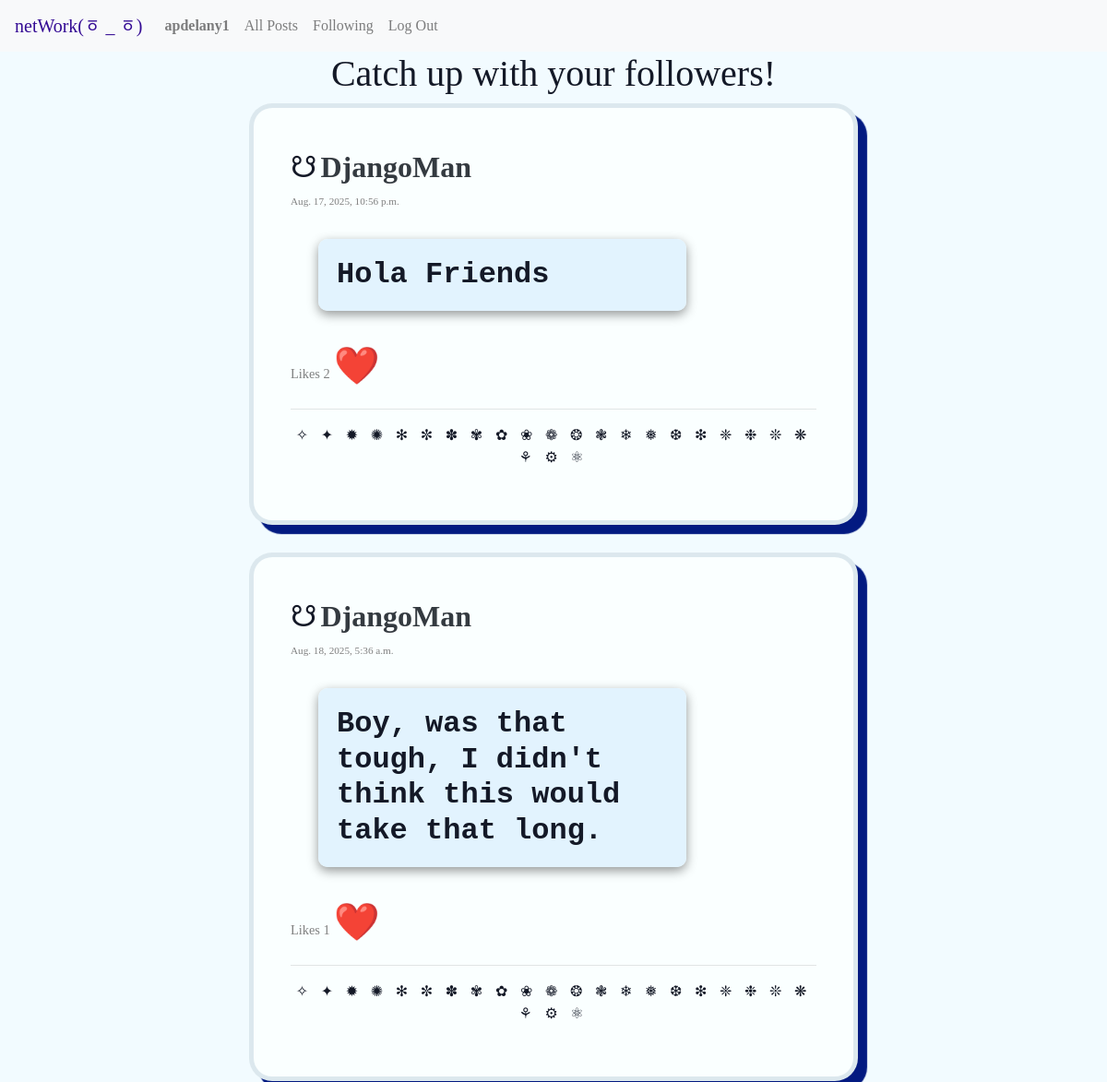
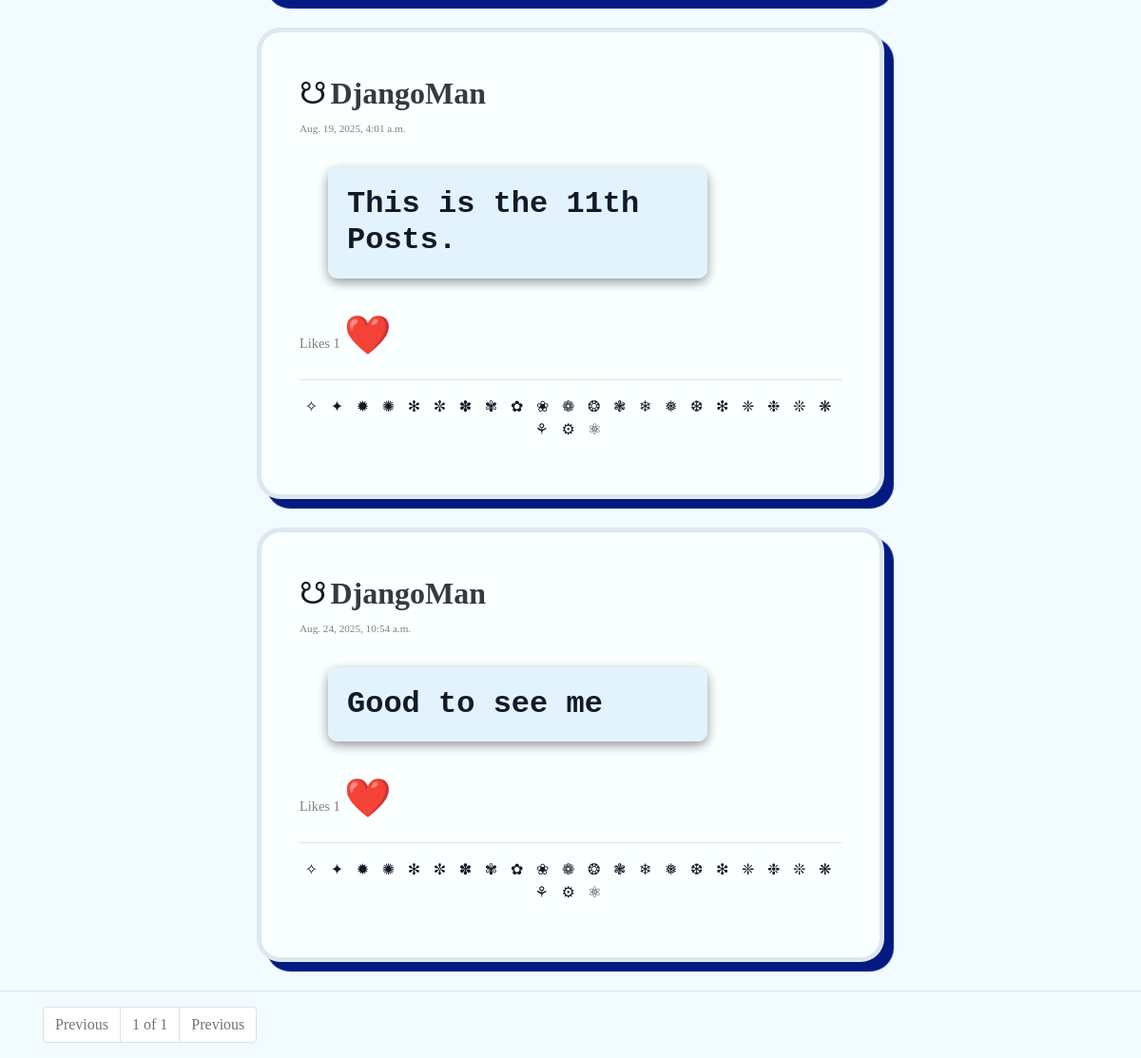
Page /following (signed in) on the committed database (2 pictures, top to bottom).
### network/models.py (models this page shows, shortened)
class User(AbstractUser):
    pass

class Posts(models.Model):
    owner = models.ForeignKey(User, on_delete=models.CASCADE, related_name="posts")
    text = models.TextField(max_length=200)
    created = models.DateTimeField(auto_now_add=True)
    likeCount = models.IntegerField(default=0)

### network/views.py (the view)
# urls.py: path("following", views.following, name="following"),
def following(request):
    following = Follower.objects.filter(follower=request.user).values_list('followee')
    posts = Posts.objects.filter(owner__id__in=following)
    paginator = Paginator(posts, 10)
    page_number = request.GET.get("page")
    page_obj = paginator.get_page(page_number)
    return render(request, "network/following.html", {
        "page_obj" : page_obj,
        "currentUser" : request.user.username,
    })

### network/templates/network/following.html (shortened to what this page needs)
{% extends "network/layout.html" %}
{% load static %}
{% block body %}
<div class="container-xxl" id="container">
    <h1 style="text-align:center">Catch up with your followers!</h1>
    <section id="allPosts">
        {% for post in page_obj %}
        <div class="post">
            <span style="font-size:2rem">☋</span>
            <a href="{% url 'userProfile' post.owner.username %}" class="font-weight-bold text-dark h2">
                {{post.owner.username}} <br>
            </a>
            <span class="text-right" style="font-size: 0.7rem; color:gray;">
                {{ post.created }}
            </span>
            <p class="h1"> {{post.text}} </p>
            <span>
                <span style="font-size:0.9rem;color:grey;">Likes <span>{{ post.likeCount }}</span></span>
                {% if user.is_authenticated %}
                    <a href="{% url 'like' post.id %}" class="clickLike {{post.id}}" id="{{ forloop.counter0 }}">
                        ❤️
                    </a>
                {% else %}
                    <a href="{% url 'login' %}">
                        ❤️
                    </a>
                {% endif %}
                <hr>
                <div class="emoji">
                    <p style="letter-spacing:.3em">✧ ✦ ✹ ✺ ✻ ✼ ✽ ✾ ✿ ❀ ❁ ❂ ❃ ❄ ❅ ❆ ❇ ❈ ❉ ❊ ❋ ⚘ ⚙ ⚛</p>
                </div>
        </div>
        {% endfor %}
    </section>
    <hr>
    <nav class="container">
        <ul class="pagination">
            {% if page_obj.number == 1 %}
            <li class="page-item disabled">
                <a class="page-link">Previous</a>
            </li>
            {% endif %}
            <li class="page-item disabled">
                <span class="page-link">
                    {{ page_obj.number }} of {{ page_obj.paginator.num_pages }}
                </span>
            </li>
            {% if page_obj.number == page_obj.paginator.num_pages %}
            <li class="page-item disabled">
                <a class="page-link">Previous</a>
            </li>
            {% endif %}
        </ul>
    </nav>
</div>
{% endblock %}

### network/templates/network/layout.html (shortened to what this page needs)
{% load static %}
<!DOCTYPE html>
<html lang="en">
    <head>
        <link rel="stylesheet" href="https://stackpath.bootstrapcdn.com/bootstrap/4.4.1/css/bootstrap.min.css">
        <link href="{% static 'network/styles.css' %}" rel="stylesheet">
    </head>
    <body>
        <nav class="navbar navbar-expand-lg navbar-light bg-light">
            <a class="navbar-brand" href="{% url 'index' %}" style="color:rgb(52, 11, 148);">netWork(ㆆ _ ㆆ)</a>
            <div>
              <ul class="navbar-nav mr-auto">
                {% if user.is_authenticated %}
                    <li class="nav-item">
                        <a class="nav-link profile userProfile" href="{% url 'userProfile' user.username %}"><strong>{{ user.username }}</strong></a>
                    </li>
                {% endif %}
                <li class="nav-item">
                  <a class="nav-link" href="{% url 'index' %}" id="all-posts">All Posts</a>
                </li>
                {% if user.is_authenticated %}
                    <li class="nav-item">
                        <a class="nav-link following" id="following" href="{% url 'following' %}">Following</a>
                    </li>
                    <li class="nav-item">
                        <a class="nav-link" href="{% url 'logout' %}">Log Out</a>
                    </li>
                {% endif %}
              </ul>
            </div>
          </nav>
        <div class="body">
            {% block body %}
            {% endblock %}
        </div>
    </body>
</html>

### network/static/network/styles.css (style rules this page uses)
body { font-family: Georgia, 'Times New Roman', Times, serif; background: #e7f8ff85; color: rgb(20, 25, 39); }
.post { margin: 0 auto; padding: 40px; width: 55%; text-align: left; border-radius: 25px; flex-direction: column; justify-content: space-around; border: 5px solid rgba(148, 178, 197, 0.301); box-shadow: 10px 10px 1px rgb(3, 26, 129); margin-bottom: 30px; background: rgb(250, 255, 255); }
.post .h1 { font-size: 2rem; background-color: rgba(224, 242, 254, 0.925); font-weight: bold; padding: 20px; border-radius: 10px; box-shadow: 0 4px 12px rgba(0, 0, 0, 0.411); margin: 30px; font-family: 'Courier New', Courier, monospace; width: 70%; }
.clickLike { color: #333; text-decoration: none; font-size: 40px; }
.emoji { text-align: center; }

### rows in the picture
User: username "apdelany1"
Posts: owner.username "DjangoMan", created "Aug. 17, 2025, 10:56 p.m.", text "Hola Friends", likeCount "2"
Posts: owner.username "DjangoMan", created "Aug. 18, 2025, 5:36 a.m.", text "Boy, was that tough, I didn't think this would take that long.", likeCount "1"
Posts: owner.username "DjangoMan", created "Aug. 19, 2025, 4:01 a.m.", text "This is the 11th Posts.", likeCount "1"
Posts: owner.username "DjangoMan", created "Aug. 24, 2025, 10:54 a.m.", text "Good to see me", likeCount "1"

### other values in the picture
{{ page_obj.number }} "1"
{{ page_obj.paginator.num_pages }} "1"
